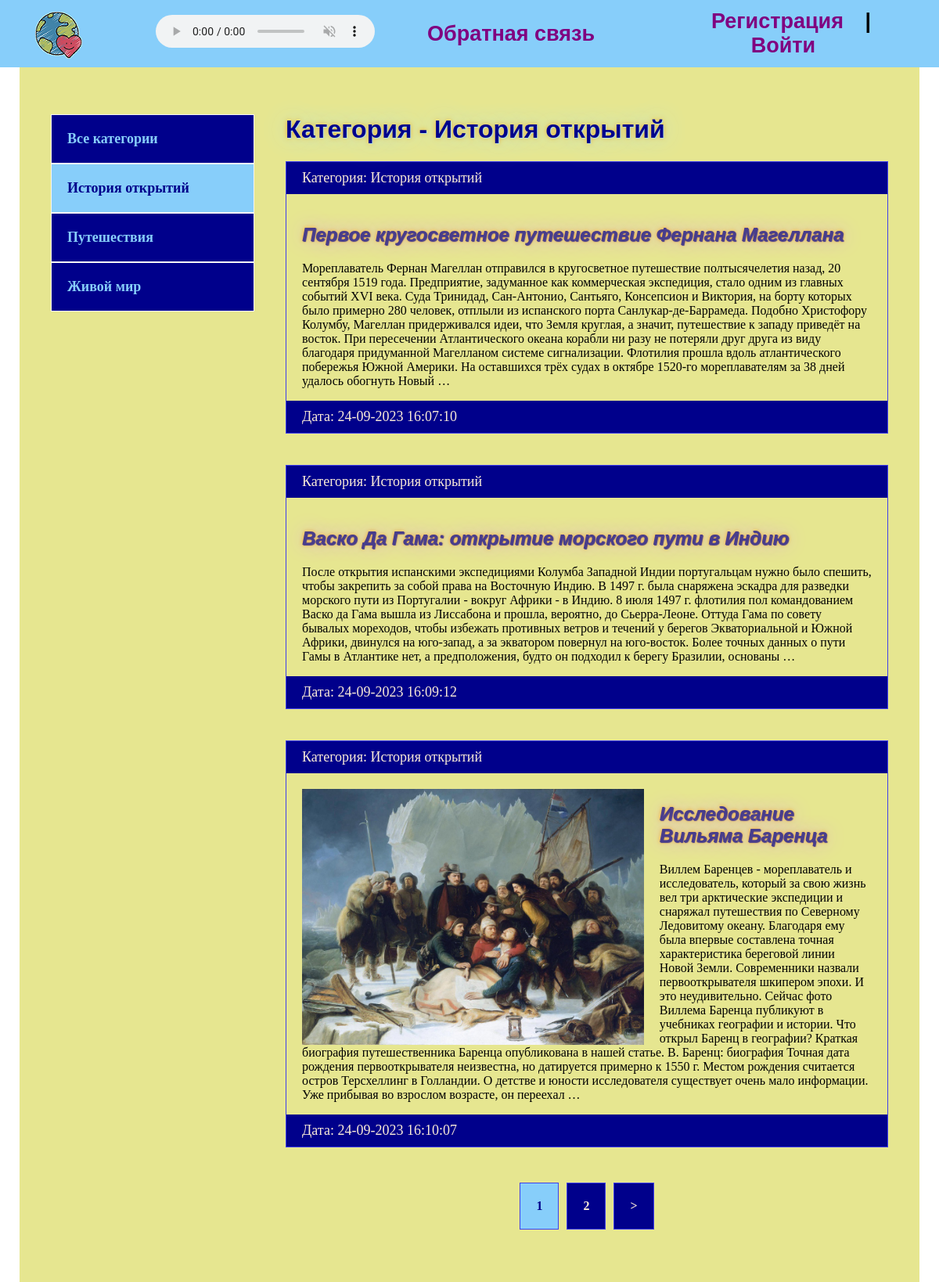
Screenshot of /category/istoriya-otkrytij/ with the database file from the repository.
### blog/models.py (models this page shows, shortened)
class Category(models.Model):
    name = models.CharField(max_length=150, verbose_name='Название')
    slug = models.SlugField(max_length=150, unique=True, verbose_name='URL')
    def __str__(self):
        return self.name
    def get_absolute_url(self):
        return reverse('category', kwargs={'cat_slug': self.slug})
    class Meta:
        verbose_name = 'категорию'
        verbose_name_plural = 'Категории'

class Blog(models.Model):
    title = models.CharField(max_length=255, verbose_name='Заголовок')
    slug = models.SlugField(max_length=255, unique=True, verbose_name='URL')
    content = models.TextField(blank=True, verbose_name='Содержание')
    photo = models.ImageField(upload_to='photos/%Y/%m/%d/', blank=True, verbose_name='Фотография')
    time_created = models.DateTimeField(auto_now_add=True, verbose_name='Время создания')
    time_update = models.DateTimeField(auto_now=True, verbose_name='Время обновления')
    is_published = models.BooleanField(default=True, verbose_name='Опубликовано')
    picture1 = models.ImageField(upload_to='pictures/%Y/%m/%d/', blank=True, verbose_name='Картинка1')
    picture2 = models.ImageField(upload_to='pictures/%Y/%m/%d/', blank=True, verbose_name='Картинка2')
    picture3 = models.ImageField(upload_to='pictures/%Y/%m/%d/', blank=True, verbose_name='Картинка3')
    picture4 = models.ImageField(upload_to='pictures/%Y/%m/%d/', blank=True, verbose_name='Картинка4')
    picture5 = models.ImageField(upload_to='pictures/%Y/%m/%d/', blank=True, verbose_name='Картинка5')
    cat = models.ForeignKey('Category', on_delete=models.PROTECT, verbose_name='Категория')
    def get_absolute_url(self):
        return reverse('article', kwargs={'article_slug': self.slug})
    class Meta:
        verbose_name = 'статью'
        verbose_name_plural = 'Статьи'
        ordering = ['-time_created']

### blog/views.py (the view)
# urls.py: path('category/<slug:cat_slug>/', BlogCategory.as_view(), name='category'),
class BlogCategory(DataMixin, ListView):
    model = Blog
    template_name = 'blog/index.html'
    context_object_name = 'posts'
    allow_empty = False
    def get_queryset(self):
        return Blog.objects.filter(cat__slug=self.kwargs['cat_slug'], is_published=True).select_related('cat')
    def get_context_data(self, *, object_list=None, **kwargs):
        context = super().get_context_data(**kwargs)
        c = Category.objects.get(slug=self.kwargs['cat_slug'])
        c_def = self.get_user_context(title='Категория - ' + str(c.name), cat_selected=c.pk)
        return dict(list(context.items()) + list(c_def.items()))

### blog/utils.py (called while the page is built)
    def get_user_context(self, **kwargs):
        context = kwargs
        cats = Category.objects.annotate(Count('blog'))
        user_menu = menu.copy()
        if not self.request.user.is_authenticated:
            user_menu.pop(0)
        context['menu'] = user_menu
        context['cats'] = cats
        if 'cat_selected' not in context:
            context['cat_selected'] = 0
        return context

### blog/templates/blog/index.html
{% extends 'blog/base.html' %}
{% load static %}
{% block content %}
<h1>{{ title }}</h1>
<ul>
    {% for p in posts %}
    <li>
        <p class="first">Категория: {{ p.cat }}</p>
        <div class="text">
            {% if p.photo %}
                <a href="{{ p.get_absolute_url }}"><img class="image" src="{{ p.photo.url }}" alt=""></a>
            {% else %}
                <a href="{{ p.get_absolute_url }}"><img class="image" src="{% static 'blog/default.jpg' %}" alt="" ></a>
            {% endif %}
            <h2><a href="{{ p.get_absolute_url }}">{{ p.title }}</a></h2>
            <p>{{ p.content|striptags|truncatewords:100 }}</p>
        </div>
        <p class="date">Дата: {{ p.time_update|date:"d-m-Y H:i:s" }}</p>
    </li>
    {% endfor %}
</ul>
{% endblock %}

### blog/templates/blog/base.html (shortened to what this page needs)
<!DOCTYPE html>
{% load static %}
{% load blog_tags %}
<html lang="en">
<head>
    <link rel="stylesheet" href="{% static 'css/style.css' %}">
</head>
<body>
<div class="header">
    <div class="wrap">
        <ul class="mainmenu">
            <li class="logo"><a href="{% url 'index' %}"><img src="{% static 'blog/logo.png' %}" alt=""></a></li>
            <li class="audio">
                <audio loop="loop" preload="auto" autoplay="autoplay" controls="controls" muted="muted">
                    <source src="{% static 'blog/fon2.mp3' %}">
                </audio>
            </li>
            {% for m in menu %}
            <li class="last"><a href="{% url m.url_name %}">{{ m.title }}</a></li>
            {% endfor %}
            {% if request.user.is_authenticated %}
            <li class="last" style="color: darkblue">{{ user.username }} | <a href="{% url 'logout' %}">Выйти</a></li>
            {% else %}
            <li class="last"><a href="{% url 'register' %}">Регистрация</a> | <a href="{% url 'login' %}">Войти</a></li>
            {% endif %}
        </ul>
    </div>
</div>
<div class="content">
    <div class="wrap">
        <div class="sidebar">
            <ul>
                {% if cat_selected == 0 %}
                <li class="selected">Все категории</li>
                {% else %}
                <li><a href="{% url 'index' %}">Все категории</a></li>
                {% endif %}
                {% for c in cats %}
                {% if c.blog__count > 0 %}
                {% if c.pk == cat_selected %}
                <li class="selected">{{ c.name }}</li>
                {% else %}
                <li><a href="{{ c.get_absolute_url }}">{{ c.name }}</a></li>
                {% endif %}
                {% endif %}
                {% endfor %}
            </ul>
        </div>
        <div class="main">
            {% block content %}
            {% endblock %}
            {% if page_obj.has_other_pages %}
            <div>
                <ul class="pagination">
                    {% for p in paginator.page_range %}
                    {% if page_obj.number == p %}
                    <li class="page-num page-num-selected">
                        {{ p }}
                    </li>
                    {% elif p >= page_obj.number|add:-2 and p <= page_obj.number|add:2 %}
                    <li class="page-num">
                        <a href="?page={{ p }}">{{ p }}</a>
                    </li>
                    {% endif %}
                    {% endfor %}
                    {% if page_obj.has_next %}
                    <li class="page-num">
                        <a href="?page={{ page_obj.next_page_number }}">&gt;</a>
                    </li>
                    {% endif %}
                </ul>
            </div>
            {% endif %}
        </div>
    </div>
</div>
</body>
</html>

### blog/static/css/style.css (style rules this page uses)
html { background-image: url(32261-priroda_palma_more.jpg); background-repeat: no-repeat; background-position: center center; background-attachment: fixed; -webkit-background-size: cover; -moz-background-size: cover; -o-background-size: cover; background-size: cover; }
body { margin: 0; padding: 0; }
.wrap { max-width: 1150px; margin: 0 auto; }
.content .wrap { background: rgb(230, 230, 144); padding: 40px; box-sizing: border-box; display: flex; }
ul { list-style: none; margin: 0; padding: 0; }
a { color: purple; padding: 20px; text-decoration: none; }
.sidebar a { color: lightskyblue; }
h1, h2 { color: darkblue; text-shadow: 1px 1px 1px powderblue, 0 0 1em powderblue, 0 0 0.2em orange; font-family: 'Franklin Gothic Medium', 'Arial Narrow', Arial, sans-serif; }
.header { background: lightskyblue; }
.mainmenu { display: flex; font-size: 25px; font-weight: bold; padding: 5px 0; align-items: center; justify-content: space-between; }
.logo { flex-basis: 20%; padding-top: 10px; padding-left: 0; }
.last { flex-basis: 40%; text-align: center; font-family: 'Franklin Gothic Medium', 'Arial Narrow', Arial, sans-serif; font-size: 27px; }
.sidebar ul { width: 260px; margin-right: 40px; margin-top: 20px; }
.sidebar a { display: block; padding: 20px; border: 1px solid whitesmoke; background: darkblue; font-weight: bold; font-size: 18px; }
.sidebar { background: rgb(230, 230, 144); }
.main { background: rgb(230, 230, 144); }
.selected { padding: 20px; font-size: 18px; border: 1px solid whitesmoke; font-weight: bold; background: lightskyblue; color: darkblue; }
.main li { border: 1px solid #4040ea; margin-bottom: 40px; }
.first, .date { margin: 0; padding: 10px 20px; font-size: 18px; color: antiquewhite; background: darkblue; }
.image { float: left; max-width: 60%; margin-right: 20px; }
.text { padding: 20px 20px 0; }
.text h2 { margin-top: 0; }
.text a { padding-left: 0; color: darkslateblue; text-shadow: 1px 1px 1px darkslateblue, 0 0 1em plum, 0 0 0.2em orange; font-family: Verdana, Geneva, Tahoma, sans-serif; font-style: italic; }
.pagination { display: flex; justify-content: center; }
.pagination .page-num-selected { padding: 20px; background: lightskyblue; color: darkblue; }
.pagination a { padding: 20px; background: darkblue; display: block; color: antiquewhite; }
.page-num { margin: 5px; font-weight: bold; }
.last a { display: inline; }
.audio { margin: 0; padding: 0; flex-basis: 30%; }
audio { width: 280px; height: 42px; }

### rows the page displays
Category: name "История открытий"
Category: name "Путешествия"
Category: name "Живой мир"
Blog: cat "История открытий", title "Первое кругосветное путешествие Фернана Магеллана", content "Мореплаватель Фернан Магеллан отправился в кругосветное путешествие полтысячелетия назад, 20 сентября 1519 года. Предприятие, задуманное как коммерческая экспедиция, стало одним из главных событий XVI века. Суда Тринидад, Сан-Антонио, Сантьяго, Консепсион и Виктория, на борту которых было примерно 280 человек, отплыли из испанского порта Санлукар-де-Баррамеда. Подобно Христофору Колумбу, Магеллан придерживался идеи, что Земля круглая, а значит, путешествие к западу приведёт на восток. При пересечении Атлантического океана корабли ни разу не потеряли друг друга из виду благодаря придуманной Магелланом системе сигнализации. Флотилия прошла вдоль атлантического побережья Южной Америки. На…", time_update "24-09-2023 16:07:10"
Blog: cat "История открытий", title "Васко Да Гама: открытие морского пути в Индию", content "После открытия испанскими экспедициями Колумба Западной Индии португальцам нужно было спешить, чтобы закрепить за собой права на Восточную Индию. В 1497 г. была снаряжена эскадра для разведки морского пути из Португалии - вокруг Африки - в Индию. 8 июля 1497 г. флотилия пол командованием Васко да Гама вышла из Лиссабона и прошла, вероятно, до Сьерра-Леоне. Оттуда Гама по совету бывалых мореходов, чтобы избежать противных ветров и течений у берегов Экваториальной и Южной Африки, двинулся на юго-запад, а за экватором повернул на юго-восток. Более точных данных о пути Гамы в Атлантике нет, а предположения, будто он подходил к берегу Бразилии, основаны …", time_update "24-09-2023 16:09:12"
Blog: cat "История открытий", photo (picture), title "Исследование Вильяма Баренца", content "Виллем Баренцев - мореплаватель и исследователь, который за свою жизнь вел три арктические экспедиции и снаряжал путешествия по Северному Ледовитому океану. Благодаря ему была впервые составлена точная характеристика береговой линии Новой Земли. Современники назвали первооткрывателя шкипером эпохи. И это неудивительно. Сейчас фото Виллема Баренца публикуют в учебниках географии и истории. Что открыл Баренц в географии? Краткая биография путешественника Баренца опубликована в нашей статье. В. Баренц: биография Точная дата рождения первооткрывателя неизвестна, но датируется примерно к 1550 г. Местом рождения считается остров Терсхеллинг в Голландии. О детстве и юности исследователя существует…", time_update "24-09-2023 16:10:07"

### other values shown
{{ m.title }} "Обратная связь"
{{ title }} "Категория - История открытий"
{{ p }} "1"
{{ p }} "2"
